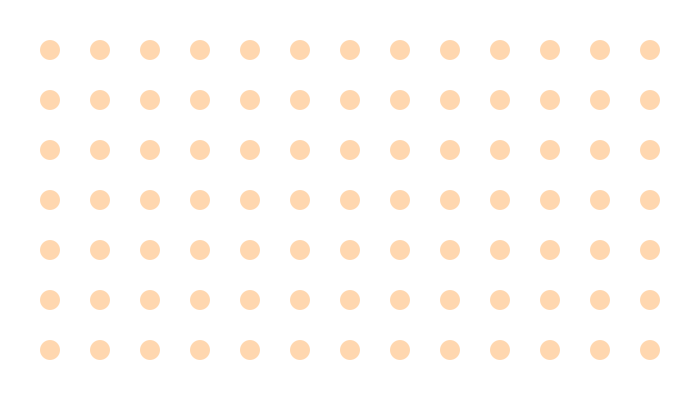
Frame 1 (no input)
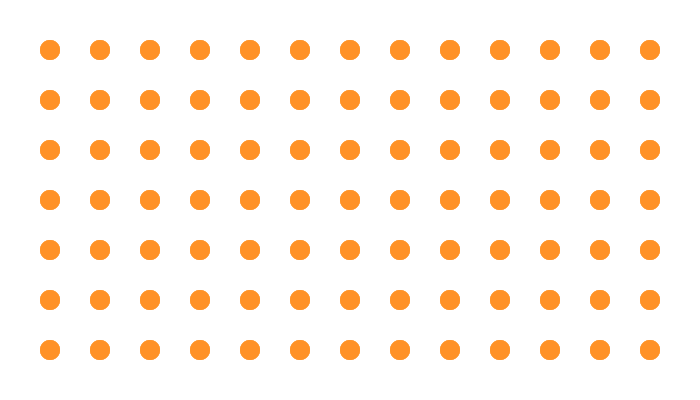
Frame 60 (the mouse pressed at the canvas centre just before this capture)
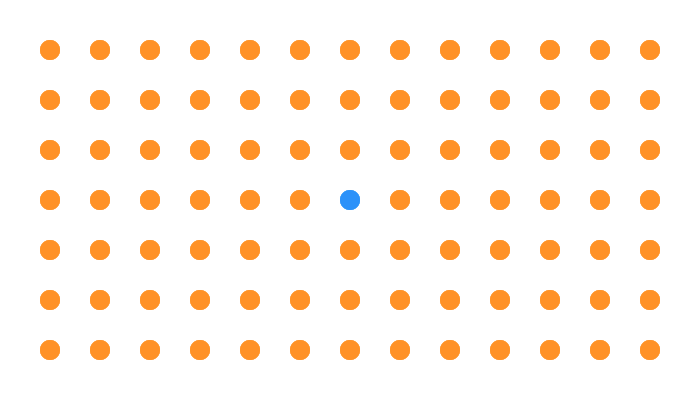
Frame 120 (the mouse held since frame 60 and released just before this capture)

The Processing sketch that drew these frames (run headless with seeded random() and noise(); from frame 60 on, the mouse is pressed at the canvas centre):

// Processing sketch: processing_41433
// ── processing_41433.pde

float[] reactorx = new float[91];
float[] reactory = new float[91];
float[] reactorr = new float[91];

float[] breactorx = new float[91];
float[] breactory = new float[91];
float[] breactorr = new float[91];

float[] soundr = new float[91];
float[] infillr = new float[91];

void setup(){
  size(700,400);
  background(255);
  int i = 91;
  int x = 50;
  int y = 50;
  while (i>0){
    i--;
    reactorx[i] = x;
    reactory[i] = y;
    reactorr[i] = 20;
    breactorx[i] = x;
    breactory[i] = y;
    breactorr[i] = 20;
    if (x == 650){
      x = 50; y = y + 50;}
      else{
        x = x + 50;}
    
    soundr[i] = random(1,10);
    infillr[i] = 0;
  }

  ellipseMode(CENTER);
}



void draw(){
  noStroke();
  fill(255,20);
  rect(0,0,700,400);
  int r = 0;
  int rr = 0;
  float x3;
  float y3;
  while (r < 91){
    if (dist(mouseX,mouseY,reactorx[r],reactory[r])<50){
      x3 = reactorx[r] - mouseX;
      y3 = reactory[r] - mouseY;
      reactorx[r] = reactorx[r]+(0.1*x3);
      reactory[r] = reactory[r]+(0.1*y3);
      if (infillr[r]<=240){
        infillr[r] = infillr[r] + 15;}
    }
    while (rr < 91){
      if (rr != r){
      if (dist(reactorx[r],reactory[r],reactorx[rr],reactory[rr])<reactorr[r]){
        x3 = reactorx[rr] - reactorx[r];
        y3 = reactory[rr] - reactory[r];
        reactorx[rr] = reactorx[rr] + (x3*0.1);
        reactory[rr] = reactory[rr] + (y3*0.1);
        if (infillr[rr]<=240){
          infillr[rr] = infillr[rr] + 50;}
      }}
      rr = rr + 1;
    }
    if (breactorx[r] != reactorx[r]){
      reactorx[r] = reactorx[r]+((breactorx[r]-reactorx[r])*0.02);
    }
    if (breactory[r] != reactory[r]){
      reactory[r] = reactory[r]+((breactory[r]-reactory[r])*0.02);
    }
    
    
    fill(255-infillr[r],127,0+infillr[r],80);
    ellipse(reactorx[r],reactory[r],reactorr[r],reactorr[r]);
    if (infillr[r] >= 5){
      infillr[r] = infillr[r]-5;}
    r = r + 1;
    rr = 0;}
}
